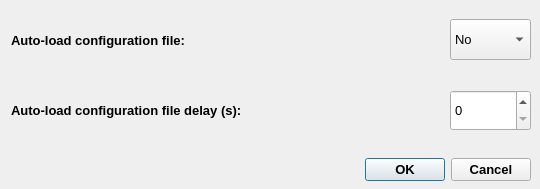
<?xml version="1.0" encoding="UTF-8"?>
<ui version="4.0">
 <class>Dialog</class>
 <widget class="QDialog" name="Dialog">
  <property name="geometry">
   <rect>
    <x>0</x>
    <y>0</y>
    <width>540</width>
    <height>189</height>
   </rect>
  </property>
  <property name="font">
   <font>
    <weight>75</weight>
    <bold>true</bold>
   </font>
  </property>
  <property name="windowTitle">
   <string>Configuration auto-load preferences</string>
  </property>
  <widget class="QDialogButtonBox" name="autoLoadConfigAcceptButtonBox">
   <property name="geometry">
    <rect>
     <x>360</x>
     <y>154</y>
     <width>171</width>
     <height>31</height>
    </rect>
   </property>
   <property name="font">
    <font>
     <pointsize>10</pointsize>
    </font>
   </property>
   <property name="whatsThis">
    <string>&lt;html&gt;&lt;head/&gt;&lt;body&gt;&lt;p&gt;Accept and deploy configuration changes / or reject them&lt;/p&gt;&lt;/body&gt;&lt;/html&gt;</string>
   </property>
   <property name="orientation">
    <enum>Qt::Horizontal</enum>
   </property>
   <property name="standardButtons">
    <set>QDialogButtonBox::Cancel|QDialogButtonBox::Ok</set>
   </property>
  </widget>
  <widget class="QLabel" name="label_8">
   <property name="geometry">
    <rect>
     <x>11</x>
     <y>20</y>
     <width>421</width>
     <height>41</height>
    </rect>
   </property>
   <property name="font">
    <font>
     <pointsize>10</pointsize>
     <weight>75</weight>
     <bold>true</bold>
    </font>
   </property>
   <property name="whatsThis">
    <string>&lt;html&gt;&lt;head/&gt;&lt;body&gt;&lt;p&gt;By Setting “Auto-load configuration file” to yes the current loaded/saved configuration file will be loaded after “Auto-load configuration file delay” seconds. &lt;/p&gt;&lt;/body&gt;&lt;/html&gt;</string>
   </property>
   <property name="text">
    <string>Auto-load configuration file:</string>
   </property>
  </widget>
  <widget class="QComboBox" name="autoLoadConfigComboBox">
   <property name="geometry">
    <rect>
     <x>450</x>
     <y>19</y>
     <width>81</width>
     <height>41</height>
    </rect>
   </property>
   <property name="font">
    <font>
     <pointsize>10</pointsize>
     <weight>50</weight>
     <bold>false</bold>
    </font>
   </property>
   <property name="whatsThis">
    <string>&lt;html&gt;&lt;head/&gt;&lt;body&gt;&lt;p&gt;By Setting “Auto-load configuration file” to yes the current loaded/saved configuration file will be loaded after “Auto-load configuration file delay” seconds. &lt;/p&gt;&lt;/body&gt;&lt;/html&gt;</string>
   </property>
   <item>
    <property name="text">
     <string>No</string>
    </property>
   </item>
   <item>
    <property name="text">
     <string>Yes</string>
    </property>
   </item>
  </widget>
  <widget class="QLabel" name="label_9">
   <property name="geometry">
    <rect>
     <x>11</x>
     <y>90</y>
     <width>421</width>
     <height>41</height>
    </rect>
   </property>
   <property name="font">
    <font>
     <pointsize>10</pointsize>
     <weight>75</weight>
     <bold>true</bold>
    </font>
   </property>
   <property name="whatsThis">
    <string>&lt;html&gt;&lt;head/&gt;&lt;body&gt;&lt;p&gt;If “Auto-load configuration file” is set to yes the current loaded/saved configuration file will be loaded after “Auto-load configuration file delay” seconds. &lt;/p&gt;&lt;/body&gt;&lt;/html&gt;</string>
   </property>
   <property name="text">
    <string>Auto-load configuration file delay (s):</string>
   </property>
  </widget>
  <widget class="QSpinBox" name="autoLoadConfigDelaySpinBox">
   <property name="geometry">
    <rect>
     <x>450</x>
     <y>90</y>
     <width>81</width>
     <height>41</height>
    </rect>
   </property>
   <property name="font">
    <font>
     <pointsize>10</pointsize>
     <weight>50</weight>
     <bold>false</bold>
    </font>
   </property>
   <property name="whatsThis">
    <string>&lt;html&gt;&lt;head/&gt;&lt;body&gt;&lt;p&gt;If “Auto-load configuration file” is set to yes the current loaded/saved configuration file will be loaded after “Auto-load configuration file delay” seconds. &lt;/p&gt;&lt;/body&gt;&lt;/html&gt;</string>
   </property>
  </widget>
 </widget>
 <resources/>
 <connections>
  <connection>
   <sender>autoLoadConfigAcceptButtonBox</sender>
   <signal>accepted()</signal>
   <receiver>Dialog</receiver>
   <slot>accept()</slot>
   <hints>
    <hint type="sourcelabel">
     <x>248</x>
     <y>254</y>
    </hint>
    <hint type="destinationlabel">
     <x>157</x>
     <y>274</y>
    </hint>
   </hints>
  </connection>
  <connection>
   <sender>autoLoadConfigAcceptButtonBox</sender>
   <signal>rejected()</signal>
   <receiver>Dialog</receiver>
   <slot>reject()</slot>
   <hints>
    <hint type="sourcelabel">
     <x>316</x>
     <y>260</y>
    </hint>
    <hint type="destinationlabel">
     <x>286</x>
     <y>274</y>
    </hint>
   </hints>
  </connection>
 </connections>
</ui>
